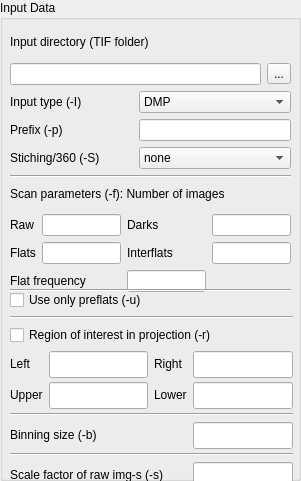
   <widget class="QGroupBox" name="groupBox_3">
    <property name="geometry">
     <rect>
      <x>10</x>
      <y>30</y>
      <width>301</width>
      <height>481</height>
     </rect>
    </property>
    <property name="title">
     <string>Input Data</string>
    </property>
    <widget class="QWidget" name="gridLayoutWidget">
     <property name="geometry">
      <rect>
       <x>10</x>
       <y>180</y>
       <width>281</width>
       <height>112</height>
      </rect>
     </property>
     <layout class="QGridLayout" name="gridLayout">
      <item row="2" column="1">
       <widget class="QLineEdit" name="flats">
        <property name="text">
         <string/>
        </property>
       </widget>
      </item>
      <item row="2" column="0">
       <widget class="QLabel" name="label_12">
        <property name="text">
         <string>Flats</string>
        </property>
       </widget>
      </item>
      <item row="2" column="2">
       <widget class="QLabel" name="label_13">
        <property name="text">
         <string>Interflats</string>
        </property>
       </widget>
      </item>
      <item row="2" column="3">
       <widget class="QLineEdit" name="interflats">
        <property name="text">
         <string/>
        </property>
       </widget>
      </item>
      <item row="1" column="0">
       <widget class="QLabel" name="label_14">
        <property name="text">
         <string>Raw</string>
        </property>
       </widget>
      </item>
      <item row="1" column="1">
       <widget class="QLineEdit" name="raws"/>
      </item>
      <item row="1" column="2">
       <widget class="QLabel" name="label_15">
        <property name="text">
         <string>Darks</string>
        </property>
       </widget>
      </item>
      <item row="1" column="3">
       <widget class="QLineEdit" name="darks">
        <property name="text">
         <string/>
        </property>
       </widget>
      </item>
      <item row="3" column="0" colspan="2">
       <widget class="QLabel" name="label_16">
        <property name="text">
         <string>Flat frequency</string>
        </property>
       </widget>
      </item>
      <item row="3" column="2">
       <widget class="QLineEdit" name="flatfreq">
        <property name="text">
         <string/>
        </property>
       </widget>
      </item>
      <item row="0" column="0" colspan="4">
       <widget class="QLabel" name="label_11">
        <property name="text">
         <string>Scan parameters (-f): Number of images</string>
        </property>
       </widget>
      </item>
     </layout>
    </widget>
    <widget class="Line" name="line_5">
     <property name="geometry">
      <rect>
       <x>10</x>
       <y>280</y>
       <width>281</width>
       <height>20</height>
      </rect>
     </property>
     <property name="orientation">
      <enum>Qt::Horizontal</enum>
     </property>
    </widget>
    <widget class="QWidget" name="gridLayoutWidget_3">
     <property name="geometry">
      <rect>
       <x>10</x>
       <y>290</y>
       <width>283</width>
       <height>197</height>
      </rect>
     </property>
     <layout class="QGridLayout" name="gridLayout_3">
      <item row="3" column="2">
       <widget class="QLabel" name="label_20">
        <property name="text">
         <string>Right</string>
        </property>
       </widget>
      </item>
      <item row="6" column="3">
       <widget class="QLineEdit" name="binsize">
        <property name="minimumSize">
         <size>
          <width>0</width>
          <height>27</height>
         </size>
        </property>
       </widget>
      </item>
      <item row="4" column="2">
       <widget class="QLabel" name="label_22">
        <property name="text">
         <string>Lower</string>
        </property>
       </widget>
      </item>
      <item row="3" column="3">
       <widget class="QLineEdit" name="roi_right">
        <property name="minimumSize">
         <size>
          <width>0</width>
          <height>27</height>
         </size>
        </property>
       </widget>
      </item>
      <item row="4" column="0">
       <widget class="QLabel" name="label_21">
        <property name="text">
         <string>Upper</string>
        </property>
       </widget>
      </item>
      <item row="4" column="3">
       <widget class="QLineEdit" name="roi_lower">
        <property name="minimumSize">
         <size>
          <width>0</width>
          <height>27</height>
         </size>
        </property>
       </widget>
      </item>
      <item row="6" column="0" colspan="3">
       <widget class="QLabel" name="label_33">
        <property name="text">
         <string>Binning size (-b)</string>
        </property>
       </widget>
      </item>
      <item row="4" column="1">
       <widget class="QLineEdit" name="roi_upper">
        <property name="minimumSize">
         <size>
          <width>0</width>
          <height>27</height>
         </size>
        </property>
       </widget>
      </item>
      <item row="7" column="0" colspan="4">
       <widget class="Line" name="line_19">
        <property name="orientation">
         <enum>Qt::Horizontal</enum>
        </property>
       </widget>
      </item>
      <item row="2" column="0" colspan="4">
       <widget class="QCheckBox" name="roion">
        <property name="text">
         <string>Region of interest in projection (-r)</string>
        </property>
       </widget>
      </item>
      <item row="3" column="1">
       <widget class="QLineEdit" name="roi_left">
        <property name="minimumSize">
         <size>
          <width>0</width>
          <height>27</height>
         </size>
        </property>
       </widget>
      </item>
      <item row="3" column="0">
       <widget class="QLabel" name="label_19">
        <property name="text">
         <string>Left</string>
        </property>
       </widget>
      </item>
      <item row="1" column="0" colspan="4">
       <widget class="Line" name="line_12">
        <property name="orientation">
         <enum>Qt::Horizontal</enum>
        </property>
       </widget>
      </item>
      <item row="0" column="0" colspan="4">
       <widget class="QCheckBox" name="preflatsonly">
        <property name="text">
         <string>Use only preflats (-u)</string>
        </property>
       </widget>
      </item>
      <item row="5" column="0" colspan="4">
       <widget class="Line" name="line_18">
        <property name="orientation">
         <enum>Qt::Horizontal</enum>
        </property>
       </widget>
      </item>
      <item row="8" column="0" colspan="3">
       <widget class="QLabel" name="label_34">
        <property name="text">
         <string>Scale factor of raw img-s (-s)</string>
        </property>
       </widget>
      </item>
      <item row="8" column="3">
       <widget class="QLineEdit" name="scaleimagefactor">
        <property name="minimumSize">
         <size>
          <width>0</width>
          <height>27</height>
         </size>
        </property>
       </widget>
      </item>
     </layout>
    </widget>
    <widget class="QWidget" name="gridLayoutWidget_9">
     <property name="geometry">
      <rect>
       <x>10</x>
       <y>27</y>
       <width>281</width>
       <height>151</height>
      </rect>
     </property>
     <layout class="QGridLayout" name="gridLayout_8">
      <item row="3" column="1" colspan="2">
       <widget class="QLineEdit" name="prefix"/>
      </item>
      <item row="3" column="0">
       <widget class="QLabel" name="label">
        <property name="text">
         <string>Prefix (-p)</string>
        </property>
       </widget>
      </item>
      <item row="4" column="0">
       <widget class="QLabel" name="label_44">
        <property name="text">
         <string>Stiching/360 (-S)</string>
        </property>
       </widget>
      </item>
      <item row="5" column="0" colspan="3">
       <widget class="Line" name="line_4">
        <property name="orientation">
         <enum>Qt::Horizontal</enum>
        </property>
       </widget>
      </item>
      <item row="4" column="1" colspan="2">
       <widget class="QComboBox" name="stitchingtype">
        <item>
         <property name="text">
          <string>none</string>
         </property>
        </item>
        <item>
         <property name="text">
          <string>left</string>
         </property>
        </item>
        <item>
         <property name="text">
          <string>right</string>
         </property>
        </item>
       </widget>
      </item>
      <item row="2" column="0">
       <widget class="QLabel" name="label_3">
        <property name="text">
         <string>Input type (-I)</string>
        </property>
       </widget>
      </item>
      <item row="2" column="1" colspan="2">
       <widget class="QComboBox" name="inputtype">
        <item>
         <property name="text">
          <string>DMP</string>
         </property>
        </item>
        <item>
         <property name="text">
          <string>HDF5</string>
         </property>
        </item>
        <item>
         <property name="text">
          <string>TIF</string>
         </property>
        </item>
        <item>
         <property name="text">
          <string>DMP sinos</string>
         </property>
        </item>
       </widget>
      </item>
      <item row="1" column="0" colspan="2">
       <widget class="QLineEdit" name="inputdirectory"/>
      </item>
      <item row="1" column="2">
       <widget class="QToolButton" name="setinputdirectory">
        <property name="text">
         <string>...</string>
        </property>
       </widget>
      </item>
      <item row="0" column="0" colspan="2">
       <widget class="QLabel" name="label_10">
        <property name="text">
         <string>Input directory (TIF folder)</string>
        </property>
       </widget>
      </item>
     </layout>
    </widget>
   </widget>
